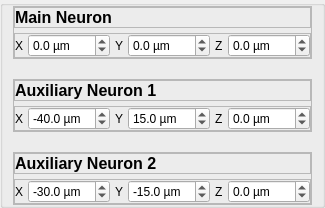
              <widget class="QGroupBox" name="Tetrode_Parameters_Neurons_groupBox">
               <layout class="QVBoxLayout" name="verticalLayout_2">
                <property name="spacing">
                 <number>20</number>
                </property>
                <property name="leftMargin">
                 <number>10</number>
                </property>
                <property name="topMargin">
                 <number>0</number>
                </property>
                <property name="rightMargin">
                 <number>10</number>
                </property>
                <property name="bottomMargin">
                 <number>0</number>
                </property>
                <item>
                 <widget class="QFrame" name="Tetrode_Parameters_Spikeling1_frame">
                  <property name="frameShape">
                   <enum>QFrame::Shape::StyledPanel</enum>
                  </property>
                  <property name="frameShadow">
                   <enum>QFrame::Shadow::Raised</enum>
                  </property>
                  <layout class="QVBoxLayout" name="verticalLayout_7">
                   <property name="spacing">
                    <number>5</number>
                   </property>
                   <property name="leftMargin">
                    <number>0</number>
                   </property>
                   <property name="topMargin">
                    <number>0</number>
                   </property>
                   <property name="rightMargin">
                    <number>0</number>
                   </property>
                   <property name="bottomMargin">
                    <number>0</number>
                   </property>
                   <item>
                    <widget class="QFrame" name="Tetrode_Parameters_Spikeling1_label_frame">
                     <property name="frameShape">
                      <enum>QFrame::Shape::StyledPanel</enum>
                     </property>
                     <property name="frameShadow">
                      <enum>QFrame::Shadow::Raised</enum>
                     </property>
                     <layout class="QVBoxLayout" name="verticalLayout_12">
                      <property name="spacing">
                       <number>0</number>
                      </property>
                      <property name="leftMargin">
                       <number>0</number>
                      </property>
                      <property name="topMargin">
                       <number>0</number>
                      </property>
                      <property name="rightMargin">
                       <number>0</number>
                      </property>
                      <property name="bottomMargin">
                       <number>0</number>
                      </property>
                      <item>
                       <widget class="QLabel" name="Tetrode_Parameters_Spikeling1_label">
                        <property name="font">
                         <font>
                          <pointsize>12</pointsize>
                          <bold>true</bold>
                         </font>
                        </property>
                        <property name="text">
                         <string>Main Neuron</string>
                        </property>
                       </widget>
                      </item>
                     </layout>
                    </widget>
                   </item>
                   <item>
                    <widget class="QFrame" name="Tetrode_Parameters_Spikeling1_Coordinate_frame">
                     <property name="frameShape">
                      <enum>QFrame::Shape::StyledPanel</enum>
                     </property>
                     <property name="frameShadow">
                      <enum>QFrame::Shadow::Raised</enum>
                     </property>
                     <layout class="QHBoxLayout" name="horizontalLayout_2">
                      <property name="spacing">
                       <number>5</number>
                      </property>
                      <property name="leftMargin">
                       <number>0</number>
                      </property>
                      <property name="topMargin">
                       <number>0</number>
                      </property>
                      <property name="rightMargin">
                       <number>0</number>
                      </property>
                      <property name="bottomMargin">
                       <number>0</number>
                      </property>
                      <item alignment="Qt::AlignmentFlag::AlignHCenter">
                       <widget class="QLabel" name="Tetrode_Parameters_Spikeling1_x_label">
                        <property name="text">
                         <string>X</string>
                        </property>
                       </widget>
                      </item>
                      <item>
                       <widget class="QDoubleSpinBox" name="Tetrode_Parameters_Spikeling1_x_doubleSpinBox">
                        <property name="suffix">
                         <string> µm</string>
                        </property>
                        <property name="decimals">
                         <number>1</number>
                        </property>
                        <property name="minimum">
                         <double>-500.000000000000000</double>
                        </property>
                        <property name="maximum">
                         <double>500.000000000000000</double>
                        </property>
                        <property name="value">
                         <double>0.000000000000000</double>
                        </property>
                       </widget>
                      </item>
                      <item alignment="Qt::AlignmentFlag::AlignHCenter">
                       <widget class="QLabel" name="Tetrode_Parameters_Spikeling1_y_label">
                        <property name="text">
                         <string>Y</string>
                        </property>
                       </widget>
                      </item>
                      <item>
                       <widget class="QDoubleSpinBox" name="Tetrode_Parameters_Spikeling1_y_doubleSpinBox">
                        <property name="suffix">
                         <string> µm</string>
                        </property>
                        <property name="decimals">
                         <number>1</number>
                        </property>
                        <property name="minimum">
                         <double>-500.000000000000000</double>
                        </property>
                        <property name="maximum">
                         <double>500.000000000000000</double>
                        </property>
                       </widget>
                      </item>
                      <item alignment="Qt::AlignmentFlag::AlignHCenter">
                       <widget class="QLabel" name="Tetrode_Parameters_Spikeling1_z_label">
                        <property name="text">
                         <string>Z</string>
                        </property>
                       </widget>
                      </item>
                      <item>
                       <widget class="QDoubleSpinBox" name="Tetrode_Parameters_Spikeling1_z_doubleSpinBox">
                        <property name="suffix">
                         <string> µm</string>
                        </property>
                        <property name="decimals">
                         <number>1</number>
                        </property>
                        <property name="minimum">
                         <double>-500.000000000000000</double>
                        </property>
                        <property name="maximum">
                         <double>500.000000000000000</double>
                        </property>
                       </widget>
                      </item>
                     </layout>
                    </widget>
                   </item>
                  </layout>
                 </widget>
                </item>
                <item>
                 <widget class="QFrame" name="Tetrode_Parameters_Spikeling2_frame">
                  <property name="frameShape">
                   <enum>QFrame::Shape::StyledPanel</enum>
                  </property>
                  <property name="frameShadow">
                   <enum>QFrame::Shadow::Raised</enum>
                  </property>
                  <layout class="QVBoxLayout" name="verticalLayout_8">
                   <property name="spacing">
                    <number>5</number>
                   </property>
                   <property name="leftMargin">
                    <number>0</number>
                   </property>
                   <property name="topMargin">
                    <number>0</number>
                   </property>
                   <property name="rightMargin">
                    <number>0</number>
                   </property>
                   <property name="bottomMargin">
                    <number>0</number>
                   </property>
                   <item>
                    <widget class="QFrame" name="Tetrode_Parameters_Spikeling2_label_frame">
                     <property name="frameShape">
                      <enum>QFrame::Shape::StyledPanel</enum>
                     </property>
                     <property name="frameShadow">
                      <enum>QFrame::Shadow::Raised</enum>
                     </property>
                     <layout class="QVBoxLayout" name="verticalLayout_11">
                      <property name="spacing">
                       <number>0</number>
                      </property>
                      <property name="leftMargin">
                       <number>0</number>
                      </property>
                      <property name="topMargin">
                       <number>0</number>
                      </property>
                      <property name="rightMargin">
                       <number>0</number>
                      </property>
                      <property name="bottomMargin">
                       <number>0</number>
                      </property>
                      <item>
                       <widget class="QLabel" name="Tetrode_Parameters_Spikeling2_label">
                        <property name="font">
                         <font>
                          <pointsize>12</pointsize>
                          <bold>true</bold>
                         </font>
                        </property>
                        <property name="text">
                         <string>Auxiliary Neuron 1</string>
                        </property>
                       </widget>
                      </item>
                     </layout>
                    </widget>
                   </item>
                   <item>
                    <widget class="QFrame" name="Tetrode_Parameters_Spikeling2_Coordinate_frame">
                     <property name="frameShape">
                      <enum>QFrame::Shape::StyledPanel</enum>
                     </property>
                     <property name="frameShadow">
                      <enum>QFrame::Shadow::Raised</enum>
                     </property>
                     <layout class="QHBoxLayout" name="horizontalLayout_4">
                      <property name="spacing">
                       <number>5</number>
                      </property>
                      <property name="leftMargin">
                       <number>0</number>
                      </property>
                      <property name="topMargin">
                       <number>0</number>
                      </property>
                      <property name="rightMargin">
                       <number>0</number>
                      </property>
                      <property name="bottomMargin">
                       <number>0</number>
                      </property>
                      <item alignment="Qt::AlignmentFlag::AlignHCenter">
                       <widget class="QLabel" name="Tetrode_Parameters_Spikeling2_x_label">
                        <property name="text">
                         <string>X</string>
                        </property>
                       </widget>
                      </item>
                      <item>
                       <widget class="QDoubleSpinBox" name="Tetrode_Parameters_Spikeling2_x_doubleSpinBox">
                        <property name="suffix">
                         <string> µm</string>
                        </property>
                        <property name="decimals">
                         <number>1</number>
                        </property>
                        <property name="minimum">
                         <double>-500.000000000000000</double>
                        </property>
                        <property name="maximum">
                         <double>500.000000000000000</double>
                        </property>
                        <property name="value">
                         <double>-40.000000000000000</double>
                        </property>
                       </widget>
                      </item>
                      <item alignment="Qt::AlignmentFlag::AlignHCenter">
                       <widget class="QLabel" name="Tetrode_Parameters_Spikeling2_y_label">
                        <property name="text">
                         <string>Y</string>
                        </property>
                       </widget>
                      </item>
                      <item>
                       <widget class="QDoubleSpinBox" name="Tetrode_Parameters_Spikeling2_y_doubleSpinBox">
                        <property name="suffix">
                         <string> µm</string>
                        </property>
                        <property name="decimals">
                         <number>1</number>
                        </property>
                        <property name="minimum">
                         <double>-500.000000000000000</double>
                        </property>
                        <property name="maximum">
                         <double>500.000000000000000</double>
                        </property>
                        <property name="value">
                         <double>15.000000000000000</double>
                        </property>
                       </widget>
                      </item>
                      <item alignment="Qt::AlignmentFlag::AlignHCenter">
                       <widget class="QLabel" name="Tetrode_Parameters_Spikeling2_z_label">
                        <property name="text">
                         <string>Z</string>
                        </property>
                       </widget>
                      </item>
                      <item>
                       <widget class="QDoubleSpinBox" name="Tetrode_Parameters_Spikeling2_z_doubleSpinBox">
                        <property name="suffix">
                         <string> µm</string>
                        </property>
                        <property name="decimals">
                         <number>1</number>
                        </property>
                        <property name="minimum">
                         <double>-500.000000000000000</double>
                        </property>
                        <property name="maximum">
                         <double>500.000000000000000</double>
                        </property>
                       </widget>
                      </item>
                     </layout>
                    </widget>
                   </item>
                  </layout>
                 </widget>
                </item>
                <item>
                 <widget class="QFrame" name="Tetrode_Parameters_Spikeling3_frame">
                  <property name="frameShape">
                   <enum>QFrame::Shape::StyledPanel</enum>
                  </property>
                  <property name="frameShadow">
                   <enum>QFrame::Shadow::Raised</enum>
                  </property>
                  <layout class="QVBoxLayout" name="verticalLayout_9">
                   <property name="spacing">
                    <number>5</number>
                   </property>
                   <property name="leftMargin">
                    <number>0</number>
                   </property>
                   <property name="topMargin">
                    <number>0</number>
                   </property>
                   <property name="rightMargin">
                    <number>0</number>
                   </property>
                   <property name="bottomMargin">
                    <number>0</number>
                   </property>
                   <item>
                    <widget class="QFrame" name="Tetrode_Parameters_Spikeling3_label_frame">
                     <property name="frameShape">
                      <enum>QFrame::Shape::StyledPanel</enum>
                     </property>
                     <property name="frameShadow">
                      <enum>QFrame::Shadow::Raised</enum>
                     </property>
                     <layout class="QVBoxLayout" name="verticalLayout_10">
                      <property name="spacing">
                       <number>0</number>
                      </property>
                      <property name="leftMargin">
                       <number>0</number>
                      </property>
                      <property name="topMargin">
                       <number>0</number>
                      </property>
                      <property name="rightMargin">
                       <number>0</number>
                      </property>
                      <property name="bottomMargin">
                       <number>0</number>
                      </property>
                      <item>
                       <widget class="QLabel" name="Tetrode_Parameters_Spikeling3_label">
                        <property name="font">
                         <font>
                          <pointsize>12</pointsize>
                          <bold>true</bold>
                         </font>
                        </property>
                        <property name="text">
                         <string>Auxiliary Neuron 2</string>
                        </property>
                       </widget>
                      </item>
                     </layout>
                    </widget>
                   </item>
                   <item>
                    <widget class="QFrame" name="Tetrode_Parameters_Spikeling3_Coordinate_frame">
                     <property name="frameShape">
                      <enum>QFrame::Shape::StyledPanel</enum>
                     </property>
                     <property name="frameShadow">
                      <enum>QFrame::Shadow::Raised</enum>
                     </property>
                     <layout class="QHBoxLayout" name="horizontalLayout_3">
                      <property name="spacing">
                       <number>5</number>
                      </property>
                      <property name="leftMargin">
                       <number>0</number>
                      </property>
                      <property name="topMargin">
                       <number>0</number>
                      </property>
                      <property name="rightMargin">
                       <number>0</number>
                      </property>
                      <property name="bottomMargin">
                       <number>0</number>
                      </property>
                      <item alignment="Qt::AlignmentFlag::AlignHCenter">
                       <widget class="QLabel" name="Tetrode_Parameters_Spikeling3_x_label">
                        <property name="text">
                         <string>X</string>
                        </property>
                       </widget>
                      </item>
                      <item>
                       <widget class="QDoubleSpinBox" name="Tetrode_Parameters_Spikeling3_x_doubleSpinBox">
                        <property name="suffix">
                         <string> µm</string>
                        </property>
                        <property name="decimals">
                         <number>1</number>
                        </property>
                        <property name="minimum">
                         <double>-500.000000000000000</double>
                        </property>
                        <property name="maximum">
                         <double>500.000000000000000</double>
                        </property>
                        <property name="value">
                         <double>-30.000000000000000</double>
                        </property>
                       </widget>
                      </item>
                      <item alignment="Qt::AlignmentFlag::AlignHCenter">
                       <widget class="QLabel" name="Tetrode_Parameters_Spikeling3_y_label">
                        <property name="text">
                         <string>Y</string>
                        </property>
                       </widget>
                      </item>
                      <item>
                       <widget class="QDoubleSpinBox" name="Tetrode_Parameters_Spikeling3_y_doubleSpinBox">
                        <property name="suffix">
                         <string> µm</string>
                        </property>
                        <property name="decimals">
                         <number>1</number>
                        </property>
                        <property name="minimum">
                         <double>-500.000000000000000</double>
                        </property>
                        <property name="maximum">
                         <double>500.000000000000000</double>
                        </property>
                        <property name="value">
                         <double>-15.000000000000000</double>
                        </property>
                       </widget>
                      </item>
                      <item alignment="Qt::AlignmentFlag::AlignHCenter">
                       <widget class="QLabel" name="Tetrode_Parameters_Spikeling3_z_label">
                        <property name="text">
                         <string>Z</string>
                        </property>
                       </widget>
                      </item>
                      <item>
                       <widget class="QDoubleSpinBox" name="Tetrode_Parameters_Spikeling3_z_doubleSpinBox">
                        <property name="suffix">
                         <string> µm</string>
                        </property>
                        <property name="decimals">
                         <number>1</number>
                        </property>
                        <property name="minimum">
                         <double>-500.000000000000000</double>
                        </property>
                        <property name="maximum">
                         <double>500.000000000000000</double>
                        </property>
                       </widget>
                      </item>
                     </layout>
                    </widget>
                   </item>
                  </layout>
                 </widget>
                </item>
               </layout>
              </widget>
